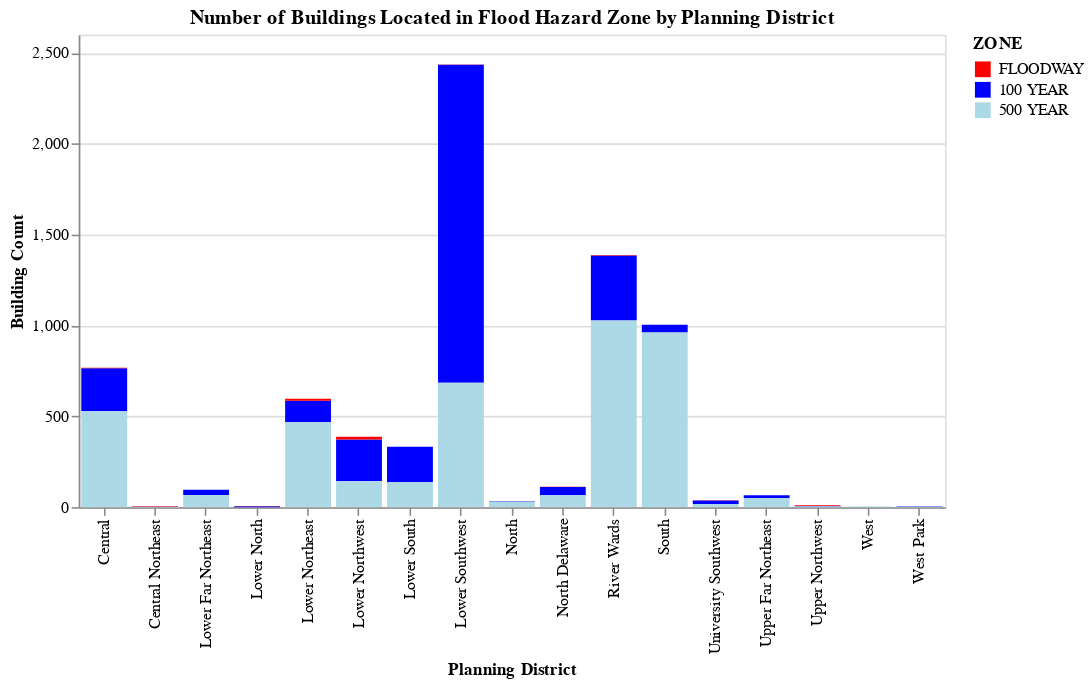

Write notebook code for a chart like this one.
### Markdown cell above
The chart below is created using altair and provides another way of visulizing the number of buildings located within the flood hazard zone. The color in the chart indicates the number of buildings in the floodway, in the 100 year flood plain, and the number in the 500 year floodplain. We can again observe that the largest number of buildings in the flood hazard zone are located in the Lower Southwest Planning District.

### Code cell
pd_count = buildings_f.groupby(['DIST_NAME','ZONE'],as_index=False)[['osmid']].count()
pd_count.rename({'osmid':'count'},inplace=True,axis=1)

domain1 = ['FLOODWAY','100 YEAR','500 YEAR']
range2 = ['red','blue','lightblue']

alt.Chart(pd_count).mark_bar().encode(
    alt.X('DIST_NAME').title('Planning District'),
    alt.Y('count').title('Building Count'),
    alt.Color('ZONE').scale(domain=domain1, range=range2),
    tooltip=['DIST_NAME','count','ZONE']
).properties(
    width=550,
    height=300,
    title='Number of Buildings Located in Flood Hazard Zone by Planning District'
)

### Figure 1 — Vega-Lite specification as saved in the notebook (floating-point values rounded to 4 significant figures)
{"config": {"view": {"continuousWidth": 300, "continuousHeight": 300}}, "data": {"name": "data-cbf72c953302e245c39083ffdb31dc74"}, "mark": {"type": "bar"}, "encoding": {"color": {"field": "ZONE", "scale": {"domain": ["FLOODWAY", "100 YEAR", "500 YEAR"], "range": ["red", "blue", "lightblue"]}, "type": "nominal"}, "tooltip": [{"field": "DIST_NAME", "type": "nominal"}, {"field": "count", "type": "quantitative"}, {"field": "ZONE", "type": "nominal"}], "x": {"field": "DIST_NAME", "title": "Planning District", "type": "nominal"}, "y": {"field": "count", "title": "Building Count", "type": "quantitative"}}, "height": 300, "title": "Number of Buildings Located in Flood Hazard Zone by Planning District", "width": 550, "$schema": "https://vega.github.io/schema/vega-lite/v5.14.1.json", "datasets": {"data-cbf72c953302e245c39083ffdb31dc74": [{"DIST_NAME": "Central", "ZONE": "100 YEAR", "count": 237}, {"DIST_NAME": "Central", "ZONE": "500 YEAR", "count": 528}, {"DIST_NAME": "Central", "ZONE": "FLOODWAY", "count": 2}, {"DIST_NAME": "Central Northeast", "ZONE": "100 YEAR", "count": 1}, {"DIST_NAME": "Central Northeast", "ZONE": "500 YEAR", "count": 2}, {"DIST_NAME": "Central Northeast", "ZONE": "FLOODWAY", "count": 4}, {"DIST_NAME": "Lower Far Northeast", "ZONE": "100 YEAR", "count": 29}, {"DIST_NAME": "Lower Far Northeast", "ZONE": "500 YEAR", "count": 67}, {"DIST_NAME": "Lower North", "ZONE": "100 YEAR", "count": 5}, {"DIST_NAME": "Lower North", "ZONE": "FLOODWAY", "count": 2}, {"DIST_NAME": "Lower Northeast", "ZONE": "100 YEAR", "count": 116}, {"DIST_NAME": "Lower Northeast", "ZONE": "500 YEAR", "count": 469}, {"DIST_NAME": "Lower Northeast", "ZONE": "FLOODWAY", "count": 12}, {"DIST_NAME": "Lower Northwest", "ZONE": "100 YEAR", "count": 230}, {"DIST_NAME": "Lower Northwest", "ZONE": "500 YEAR", "count": 142}, {"DIST_NAME": "Lower Northwest", "ZONE": "FLOODWAY", "count": 15}, {"DIST_NAME": "Lower South", "ZONE": "100 YEAR", "count": 195}, {"DIST_NAME": "Lower South", "ZONE": "500 YEAR", "count": 137}, {"DIST_NAME": "Lower South", "ZONE": "FLOODWAY", "count": 1}, {"DIST_NAME": "Lower Southwest", "ZONE": "100 YEAR", "count": 1750}, {"DIST_NAME": "Lower Southwest", "ZONE": "500 YEAR", "count": 684}, {"DIST_NAME": "Lower Southwest", "ZONE": "FLOODWAY", "count": 2}, {"DIST_NAME": "North", "ZONE": "100 YEAR", "count": 2}, {"DIST_NAME": "North", "ZONE": "500 YEAR", "count": 30}, {"DIST_NAME": "North Delaware", "ZONE": "100 YEAR", "count": 46}, {"DIST_NAME": "North Delaware", "ZONE": "500 YEAR", "count": 65}, {"DIST_NAME": "North Delaware", "ZONE": "FLOODWAY", "count": 1}, {"DIST_NAME": "River Wards", "ZONE": "100 YEAR", "count": 358}, {"DIST_NAME": "River Wards", "ZONE": "500 YEAR", "count": 1027}, {"DIST_NAME": "River Wards", "ZONE": "FLOODWAY", "count": 2}, {"DIST_NAME": "South", "ZONE": "100 YEAR", "count": 42}, {"DIST_NAME": "South", "ZONE": "500 YEAR", "count": 961}, {"DIST_NAME": "University Southwest", "ZONE": "100 YEAR", "count": 19}, {"DIST_NAME": "University Southwest", "ZONE": "500 YEAR", "count": 18}, {"DIST_NAME": "University Southwest", "ZONE": "FLOODWAY", "count": 1}, {"DIST_NAME": "Upper Far Northeast", "ZONE": "100 YEAR", "count": 15}, {"DIST_NAME": "Upper Far Northeast", "ZONE": "500 YEAR", "count": 50}, {"DIST_NAME": "Upper Northwest", "ZONE": "100 YEAR", "count": 3}, {"DIST_NAME": "Upper Northwest", "ZONE": "500 YEAR", "count": 4}, {"DIST_NAME": "Upper Northwest", "ZONE": "FLOODWAY", "count": 4}, {"DIST_NAME": "West", "ZONE": "500 YEAR", "count": 3}, {"DIST_NAME": "West Park", "ZONE": "100 YEAR", "count": 3}, {"DIST_NAME": "West Park", "ZONE": "500 YEAR", "count": 2}]}}
